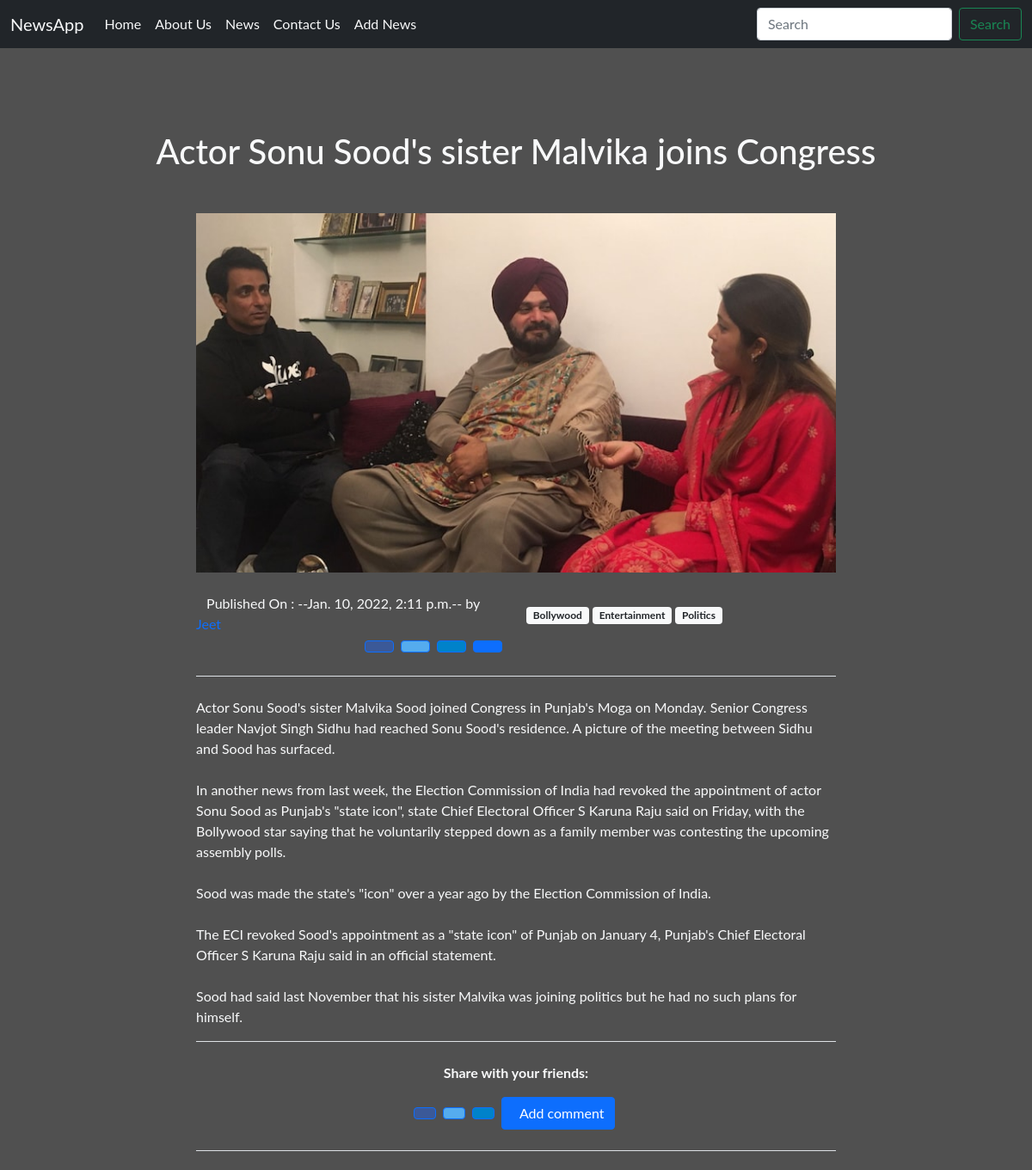
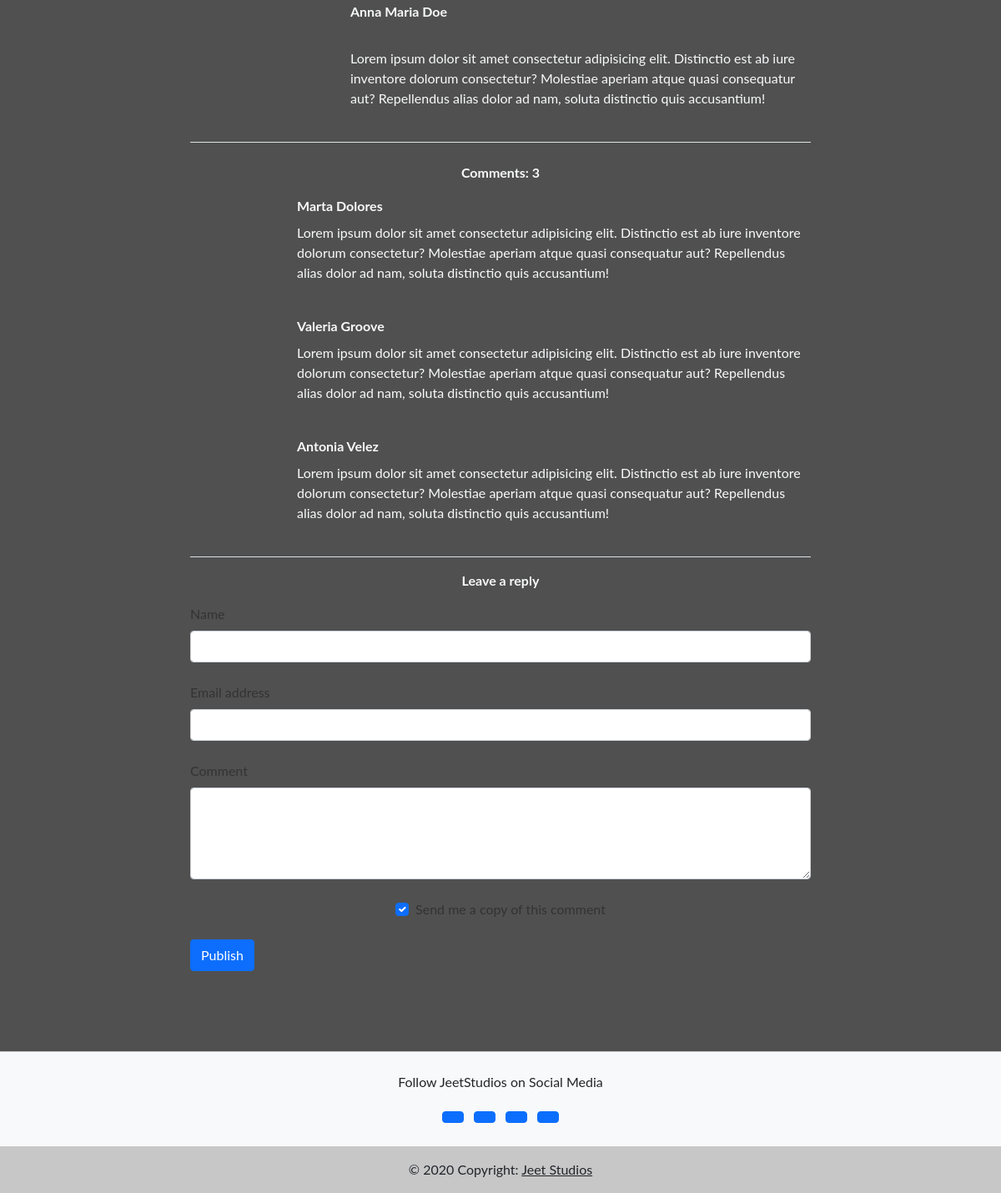
Page /news/5c817b57-48a6-4286-9310-056f44199d9d on the committed database (2 pictures, top to bottom).
### news_app/models.py (models this page shows, shortened)
class NewsContent(models.Model):
    img = models.ImageField(upload_to='media')
    breadcrumb = models.URLField(null=True, blank=True)
    title = models.CharField(max_length=200)
    description = models.TextField(max_length=5000,null=True, blank=True)
    source_link = models.CharField(max_length=2000, null=True, blank=True)
    tags = models.ManyToManyField('Tag', blank=True)
    vote_total = models.IntegerField(default=0, null=True, blank=True)
    vote_ratio = models.IntegerField(default=0, null=True, blank=True)
    created = models.DateTimeField(auto_now_add=True)
    id = models.UUIDField(default=uuid.uuid4, unique=True, primary_key=True, editable=False)

class Tag(models.Model):
    name = models.CharField(max_length=200)
    created = models.DateTimeField(auto_now_add=True)
    id = models.UUIDField(default=uuid.uuid4, unique=True, primary_key=True, editable=False)
    def __str__(self):
        return self.name

### news_app/views.py (the view)
# urls.py: path('news/<str:pk>', views.news, name="news"),
def news(request, pk):
    obj = NewsContent.objects.get(id=pk)
    tags = obj.tags.all()
    context = {
        'obj': obj,
        'tags': tags,
    }
    return render(request, 'single-news.html', context)

### templates/single-news.html (shortened to what this page needs)
{% extends 'main.html' %}
{% block content %}
  <main class="mt-5 mb-5 text-light" >
    <header class="text-light">
      <div id="intro" class="p-5 text-center">
        <h1 class="mb-0 h-1">{{ obj.title }}</h1>
      </div>
    </header>
    <div class="container">
      <div class="d-flex justify-content-center">
        <div class="col-md-8 mb-4">
          <section class="border-bottom mb-4">
            <img src="{{ obj.img.url }}"
              class="img-fluid shadow-2-strong rounded-5 mb-4" alt="" />
            <div class="row align-items-center mb-4">
              <div class="col-lg-6 text-center text-lg-start mb-3 m-lg-0">
                <span> Published On : <u class="text-decoration-none">--{{ obj.created }}--</u> by</span>
                <a href="" class="text-primary text-decoration-none">Jeet</a>
              </div>
              <div class="col">
                {% for tag in tags %}
                <span class="badge bg-light text-dark">{{tag}}</span>
                {% endfor%}
              </div>
              <div class="col-lg-6 text-center text-lg-end">
                <button type="button" class="btn btn-primary px-3 me-1" style="background-color: #3b5998;">
                </button>
                <button type="button" class="btn btn-primary px-3 me-1" style="background-color: #55acee;">
                </button>
                <button type="button" class="btn btn-primary px-3 me-1" style="background-color: #0082ca;">
                </button>
                <button type="button" class="btn btn-primary px-3 me-1">
                </button>
              </div>
            </div>
          </section>
          <section>
            <p>
              {{ obj.description|linebreaksbr }}
            </p>
          </section>
          <section class="text-center border-top border-bottom py-4 mb-4">
            <p><strong>Share with your friends:</strong></p>
            <button type="button" class="btn btn-primary me-1" style="background-color: #3b5998;">
            </button>
            <button type="button" class="btn btn-primary me-1" style="background-color: #55acee;">
            </button>
            <button type="button" class="btn btn-primary me-1" style="background-color: #0082ca;">
            </button>
            <button type="button" class="btn btn-primary me-1">
              Add comment
            </button>
          </section>
          <section class="border-bottom mb-4 pb-4">
            <div class="row">
              <div class="col-3">
              </div>
              <div class="col-9">
                <p class="mb-2"><strong>Anna Maria Doe</strong></p>
                <a href="" class="text-dark"></a>
                <a href="" class="text-dark"></a>
                <a href="" class="text-dark"></a>
                <p>
                  Lorem ipsum dolor sit amet consectetur adipisicing elit. Distinctio est ab iure
                  inventore dolorum consectetur? Molestiae aperiam atque quasi consequatur aut?
                  Repellendus alias dolor ad nam, soluta distinctio quis accusantium!
                </p>
              </div>
            </div>
          </section>
          <section class="border-bottom mb-3">
            <p class="text-center"><strong>Comments: 3</strong></p>
            <div class="row mb-4">
              <div class="col-2">
              </div>
              <div class="col-10">
                <p class="mb-2"><strong>Marta Dolores</strong></p>
                <p>
                  Lorem ipsum dolor sit amet consectetur adipisicing elit. Distinctio est ab iure
                  inventore dolorum consectetur? Molestiae aperiam atque quasi consequatur aut?
                  Repellendus alias dolor ad nam, soluta distinctio quis accusantium!
                </p>
              </div>
            </div>
            <div class="row mb-4">
              <div class="col-2">
              </div>
              <div class="col-10">
                <p class="mb-2"><strong>Valeria Groove</strong></p>
                <p>
                  Lorem ipsum dolor sit amet consectetur adipisicing elit. Distinctio est ab iure
                  inventore dolorum consectetur? Molestiae aperiam atque quasi consequatur aut?
                  Repellendus alias dolor ad nam, soluta distinctio quis accusantium!
                </p>
              </div>
            </div>
            <div class="row mb-4">
              <div class="col-2">
              </div>
              <div class="col-10">
                <p class="mb-2"><strong>Antonia Velez</strong></p>
                <p>
                  Lorem ipsum dolor sit amet consectetur adipisicing elit. Distinctio est ab iure
                  inventore dolorum consectetur? Molestiae aperiam atque quasi consequatur aut?
                  Repellendus alias dolor ad nam, soluta distinctio quis accusantium!
                </p>
              </div>
            </div>
          </section>
          <section>
            <p class="text-center"><strong>Leave a reply</strong></p>
            <form>
              <div class="form-outline mb-4">
                <label class="form-label" for="form4Example1">Name</label>
                <input type="text" id="form4Example1" class="form-control" />
              </div>
              <div class="form-outline mb-4">
                <label class="form-label" for="form4Example2">Email address</label>
                <input type="email" id="form4Example2" class="form-control" />
              </div>
              <div class="form-outline mb-4">
                <label class="form-label" for="form4Example3">Comment</label>
                <textarea class="form-control" id="form4Example3" rows="4"></textarea>
              </div>
              <div class="form-check d-flex justify-content-center mb-4">
                <input class="form-check-input me-2" type="checkbox" value="" id="form4Example4" checked />
                <label class="form-check-label" for="form4Example4">
                  Send me a copy of this comment
                </label>
              </div>
              <button type="submit" class="btn btn-primary btn-block mb-4">
                Publish
              </button>
            </form>
          </section>
        </div>
      </div>
    </div>
  </main>
{% endblock %}

### static/index.css (style rules this page uses)
body { background-color: rgb(80, 80, 80); }

### static/forms.css (style rules this page uses)
body { font-family: 'Lato', sans-serif }
h1 { margin-bottom: 40px }
label { color: #333 }

### rows in the picture
NewsContent: title "Actor Sonu Sood's sister Malvika joins Congress", img (picture), created "Jan. 10, 2022, 2:11 p.m.", description "Actor Sonu Sood's sister Malvika Sood joined Congress in Punjab's Moga on Monday. Senior Congress leader Navjot Singh Sidhu had reached Sonu Sood's residence. A picture of the meeting between Sidhu and Sood has surfaced. In another news from last week, the Election Commission of India had revoked the appointment of actor Sonu Sood as Punjab's \"state icon\", state Chief Electoral Officer S Karuna Raju said on Friday, with the Bollywood star saying that he voluntarily stepped down as a family member was contesting the upcoming assembly polls. Sood was made the state's \"icon\" over a year ago by the Election Commission of India. The ECI revoked Sood's appointment as a \"state icon\" of Punjab on…"
Tag: name "Bollywood"
Tag: name "Entertainment"
Tag: name "Politics"
